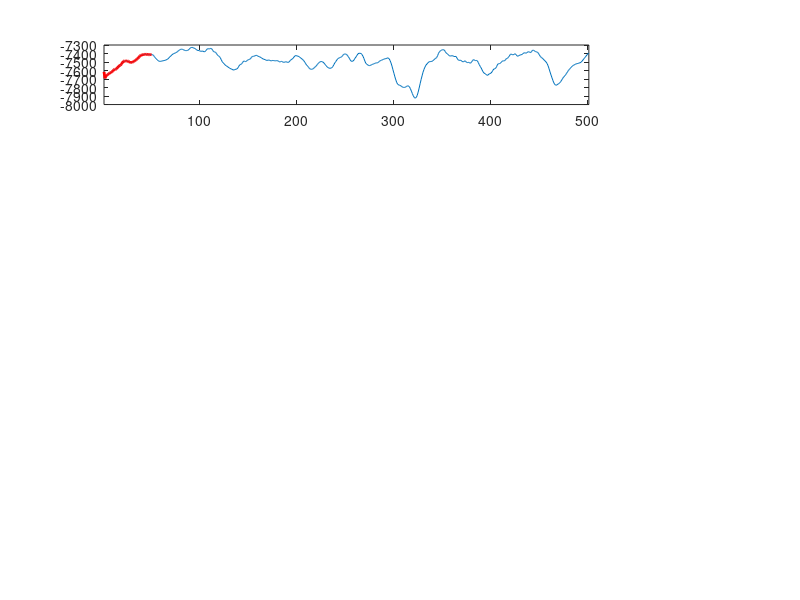

Reproduce this figure in MATLAB. (Note: this script raises an error after producing the figure.)
function test
% to create the clusters based on ED
d = load('LSF5_10.txt');
tL = int64(50000);
mL = int64(50);
wL = int64(500);

T = double(tL);
M = double(mL);
W = double(wL);


scrsz = get(0,'ScreenSize');
figure;


h = subplot(5,5,1:4);
% h1 = subplot(4,2,3);
% h2 = subplot(4,2,4);
% h3 = subplot(4,2,5);
% h4 = subplot(4,2,6);
% h5 = subplot(4,2,7);
% h6 = subplot(4,2,8);

Mark = zeros(1,length(d));
i = 501;
s=1;
dis=inf(200,200);
clsCount=20

Cr=[1:1:clsCount];
s=1;
Cluster=[];

% for s=1:clsCount
%     %  CC(s,:)=zNorm(d(s:(s+M-1)));
%     CC(s,:) = [inf s s 50];
%     [Cluster Mark] = CreateNewCluster(d,Mark,Cluster,CC(s,:));
% end
% 
% for cid=1:clsCount
%     h1 = subplot(5,5,cid+4);
%     plot(h1,Cluster(cid).cenTS,'r','LineWidth',2);
%     cost = MDL_Cluster_i(d,Cluster(cid))/50;
%     xlabel(h1,sprintf('M: %5.2f',cost));
% end

s=1;

while i<3000
    
    plot(h,(i-W:i),d(i-W:i));
    xlim(h,[i-W,i]);
    
    hold (h, 'on');
    l1=i-W;
    plot(h,(l1:l1+M-1),d(l1:(l1+M-1)),'r','LineWidth',2);
    
%     cost_create = inf;
%     cost_create= CostIfCreate(d,Mark,Cluster,l1);
    
    cost_create =3;
    Cost_Add = [inf 0 0 0];
    [Cost_Add] = CostIfAddML(d,Mark,Cluster,Cost_Add,M,l1);
    [cost_add a_index] = min(Cost_Add(:,1));
    
    min_cost = min([cost_create, cost_add]);
    if (min_cost == inf),
        break;
    end
    
    if (cost_create == min_cost)
         CC(s,:) = [inf s s 50];
        [Cluster Mark] = CreateNewCluster(d,Mark,Cluster,CC);
        totalCost=cost_create;
    elseif (cost_add == min_cost)
        
        disp('Choose to Add ');
        
        pos = Cost_Add(a_index,2);
        cid = Cost_Add(a_index,3);
        M   = Cost_Add(a_index,4);
        [Cluster Mark] = AddToCluster(d,Mark,Cluster,pos,cid,M);
        totalCost=Cost_Add(cid,1);
    end
    cid=length(Cluster);
    s=s+1;
    clusloc=cid;
    h1 = subplot(5,5,clusloc+4);
    hold off;
    for j=1:size(Cluster(clusloc).elm,1)
        pos=Cluster(clusloc).elm(j,1);
        r=DNorm_Unif(d(pos:pos+M-1));
        plot(h1,r,'b','LineWidth',2);
        hold on;
    end
    plot(h1,Cluster(clusloc).cenTS,'r','LineWidth',2);
    drawnow
    
    xlabel(h1,sprintf('C:%5.2f',totalCost));
    i=i+5;
end



end
%% Note: motif is a struct
function [cost_create]= CostIfCreate(TS,Mark,Cluster,pos)

clen = length(Cluster);
a = pos;
M = 50;
ts1 = DNorm_Unif(TS(a:a+M-1));
%%% BUG_ROUND
center = round((ts1+ts1)/2);

Mark(a:a+M-1)=1;


Xshf=0;
Cluster(clen+1).elm(1,:) = [a, M, Xshf];

Cluster(clen+1).cenTS = center;
Cluster(clen+1).cenM = M;
Cluster(clen+1).minXs = 0;
Cluster(clen+1).maxXs = 0;
Cluster(clen+1).minM = M;
Cluster(clen+1).maxM = M;

%%% New MDL: Bits Save / length
%     diff1 = MDL(ts1-center);
%     diff2 = MDL(ts2-center);
%     MDL_OLD = (MDL(ts1)+MDL(ts2))/M;
%     MDL_NEW = (MDL(center)+ min(diff1,diff2))/M;  % ????.
MDL_OLD = MDL(DNorm_Unif(TS(a:a+M-1)))/M;   %DL(A)
cost_create = MDL_OLD;
end
%%
function [Cluster Mark] = CreateNewCluster(TS,Mark,Cluster,SS)

clen = length(Cluster);
a = SS(1,2);
b = SS(1,3);
M = SS(1,4);
ts1 = DNorm_Unif(TS(a:a+M-1));
ts2 = DNorm_Unif(TS(b:b+M-1));
center = (ts1+ts2)/2;

Xshf=0;
Cluster(clen+1).elm(1,:) = [a, M, Xshf];
%Cluster(clen+1).elm(2,:) = [b, M, Xshf];
Cluster(clen+1).cenTS = center;
Cluster(clen+1).cenM = M;
Cluster(clen+1).minXs = 0;
Cluster(clen+1).maxXs = 0;
Cluster(clen+1).minM = M;
Cluster(clen+1).maxM = M;

%     if (any(Mark(a:a+M-1)) || any(Mark(b:b+M-1)))
%         fprintf('Warning!! CreateNewCluster:: Mark twice!!\n');
%         pause(1);
%     end
%
%     Mark(a:a+M-1)=1;
%     Mark(b:b+M-1)=1;
end


function d=ED(ts1,ts2)
d = sqrt(sum((ts1-ts2).^2));
end
%%
function [Cost_Add] = CostIfAddML(TS,Mark,Cluster,Cost_Add,MM,pos)
if (length(Cluster) < 1),
    Cost_Add = [inf 0 0 0];
    return;
end

for ci=1:length(Cluster)
    [Cost_Add(ci,:)] = FindAddedClusterML(TS,Mark,Cluster,ci,MM,pos);
    cadd = Cost_Add(ci,:);
    fprintf('Add=> cid:%d, ts:%d, M=%d,  cost=%.2f\n',cadd(3),cadd(2),cadd(4),cadd(1));
end
end

%% Brute Force to find the next candidate to merge
function [cost_Add] = FindAddedClusterML(TS,Mark,Cluster,ci,MM,pos)

cenTS = Cluster(ci).cenTS;
M = Cluster(ci).cenM;

bsf_ed = inf;

ed = ED(cenTS,DNorm_Unif(TS(pos:pos+M-1)));
if (bsf_ed > ed)
    bsf_ed  = ed;
    bsf_pos = pos;
    bsf_cid = ci;
end

if (bsf_ed==inf)
    cost_Add = [inf 0 0 0];
else
    %%% Old MDL: Bits Save / length
    ed_before= 0;

    MDL_OLD = MDL_Cluster_i(TS,Cluster(bsf_cid))/M;   %DLC(C)
    
    Cluster = AddToCluster(TS,Mark,Cluster,bsf_pos,bsf_cid,M);

    
    %%% New MDL: Bits Save / length
    MDL_NEW = MDL_Cluster_i(TS,Cluster(bsf_cid))/M;
    cost = MDL_NEW - MDL_OLD;
    cost_Add = [cost bsf_pos bsf_cid M];
end
end


%%
function [Cluster Mark] = AddToCluster(TS,Mark,Cluster,pos,cid,M)
Mark(pos:pos+M-1)=1;
Cluster(cid).elm(end+1,:) = [pos M 0];
n = size(Cluster(cid).elm,1);
old_cen = Cluster(cid).cenTS;
new_cen = ( (n-1)*old_cen + DNorm_Unif(TS(pos:pos+M-1)) )/n;
Cluster(cid).cenTS = new_cen;
end




% %%%%%%%%%%%%%%%%%%%%%%%%%%%%%%%%%%%%%%%%%%%%%%%%%%%%%%%%%%%%%%
% %%%%%%%%%%%%%%%%%%%%%%%% MDL Stuffs  %%%%%%%%%%%%%%%%%%%%%%%%%
% %%%%%%%%%%%%%%%%%%%%%%%%%%%%%%%%%%%%%%%%%%%%%%%%%%%%%%%%%%%%%%
%%
function cost = MDL_Cluster_i(TS,clusi)
cost = 0;
cenTS = clusi.cenTS;
cenM  = clusi.cenM;

if size(clusi.elm,1)==1
    return;
end

cost_diff = 0;
max_mdl_diff = -inf;

for j=1:size(clusi.elm,1) %%%% Careful Here %%%
    pos  = clusi.elm(j,1);
    M    = clusi.elm(j,2);
    Xshf = clusi.elm(j,3);
    
    ts1 = DNorm_Unif(TS(pos:pos+M-1));
    ts1 = [zeros(1,Xshf), ts1, zeros(1,cenM-M-Xshf)];
    
    for  i=1:size(clusi.elm,1)
        if i~=j
            
                pos  = clusi.elm(i,1);
                M    = clusi.elm(i,2);
                Xshf = clusi.elm(i,3);

                ts2 = DNorm_Unif(TS(pos:pos+M-1));
                ts2 = [zeros(1,Xshf), ts2, zeros(1,cenM-M-Xshf)];
            cost=cost+ED(ts1,ts2);
        end
       
    end
end
 cost=cost/( size(clusi.elm,1)*(size(clusi.elm,1)-1));
%cost_diff = cost_diff - max_mdl_diff;
%cost=MDL(cenTS)
% cost=cost_clus+cost_diff
% DLC(C)=DL(H)+z[DL(A|H)]-max(DL(A|H)
%cost = MDL(cenTS) + cost_diff - max_mdl_diff;
end

%%
function cost = MDL(ts)
cost = bitcost_ent(ts);
end

function cost = bitcost_ent(ts)
ts = ts-min(ts)+1;
if (min(ts)==max(ts))
    % ts(end) = -ts(end);
    cost=0;
else
    cost = ent(ts);
end
end

function cost = ent(ts)
min_val = min(ts);
max_val = max(ts);
f = histc(ts(:),min_val:max_val);
f = f(:)'/sum(f);
ent = -f.*log(f+0.000000000000000000001)./log(2);
cost = length(ts)* sum(ent);
end
